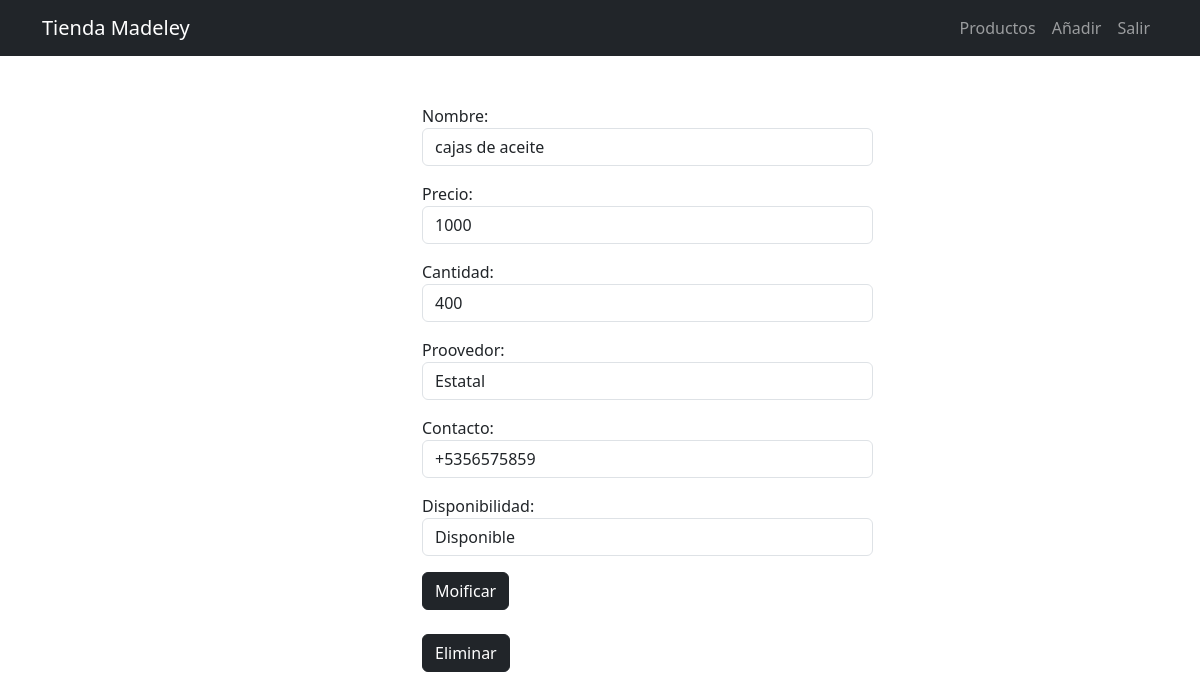
The app's page /productos/1/ (signed in) with its own data.
### productos/models.py (models this page shows, shortened)
class Productos(models.Model):
     class PostObjects(models.Manager):
          def get_queryset(self):
               return super().get_queryset().filter(disponibilidad='disponible')
     disponible='dis'
     agotado='ago'
     options=[
          (disponible,'Disponible'),
          (agotado,'Agotado'),
     ]
     nombre = models.CharField(max_length=100)
     precio = models.IntegerField()
     cantidad = models.IntegerField()
     proovedor = models.ForeignKey(Proovedor,on_delete=models.CASCADE)
     contacto = models.CharField(max_length=100)
     disponibilidad = models.CharField(max_length=100,choices=options,default='disponible')
     objects = models.Manager()
     PostObjects = PostObjects()

### productos/views.py (the view, shortened to what this page needs)
# urls.py: path('productos/<int:detalle_id>/',views.detalle, name='detalle_producto'),
@login_required
def detalle(request, detalle_id):
     if request.method =='GET':
          producto = get_object_or_404(Productos,pk=detalle_id)
          form = ProductoForm(instance=producto)
          return render(request, 'detalle.html', {'producto': producto, 'form':form})

### productos/forms.py
class ProductoForm(forms.ModelForm):
     class Meta:
          model = Productos
          fields = ['nombre', 'precio', 'cantidad','proovedor','contacto','disponibilidad',]
          widgets={
               'nombre':forms.TextInput(attrs={'class':'form-control','placeholder':'Escriba el nombre'}),
               'precio':forms.TextInput(attrs={'class':'form-control','placeholder':'Escriba el precio'}),
               'cantidad':forms.TextInput(attrs={'class':'form-control','placeholder':'Escriba la cantidad'}),
               'proovedor':forms.Select(attrs={'class':'form-control'}),
               'contacto':forms.TextInput(attrs={'class':'form-control','placeholder':'Escriba el nombre'}),
               'disponibilidad':forms.Select(attrs={'class':'form-control'}),
          }

### productos/models.py (called while the page is built)
     def __str__(self):
          return self.tipo

### productos/templates/detalle.html (shortened to what this page needs)
{% extends 'base.html' %}
{% block content %}
<main class ="container">
     <div class="row">
     <div class="col-md-5 offset-md-4 mt-5" >
 <form method="POST">
     {{ form.as_p }}
     <button class="btn btn-dark">
          Moificar
     </button>
</form>
<form class="display-flex py-4" action= "{% url 'eliminar' producto.id %}" method="POST">
     <button class="btn btn-dark">
          Eliminar
     </button>
</form>
</div>
{% endblock %}

### records on screen
Productos: nombre "cajas de aceite", precio "1000", cantidad "400", proovedor "Estatal", contacto "+5356575859", disponibilidad "Disponible"
